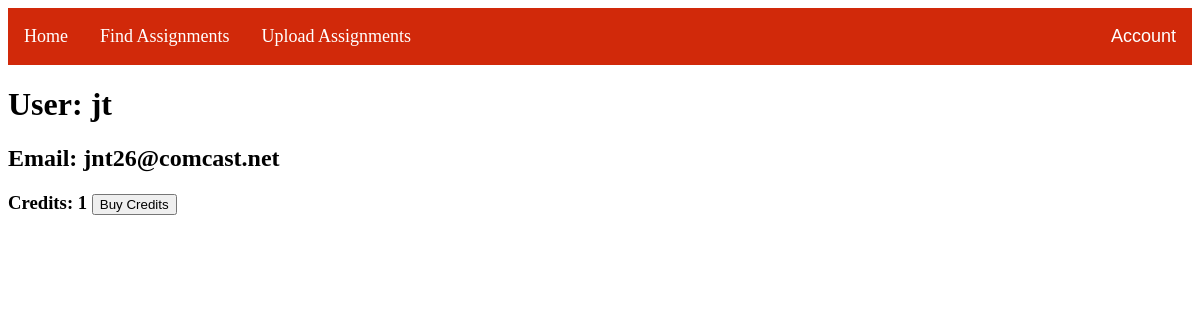
Page /account (signed in) on the committed database.
### app.py (models this page shows)
class User(UserMixin, db.Model):
    id = db.Column(db.Integer, primary_key=True)
    username = db.Column(db.String(20), unique=True, nullable=False)
    password = db.Column(db.String(50), nullable=False)
    email = db.Column(db.String(50), nullable=False)
    credits = db.Column(db.Integer, default=0, nullable=False)
    admin = db.Column(db.Boolean, default=False, nullable=False)

### app.py (the view)
@app.route('/account', methods = ['GET', 'POST'])
@login_required
def account():
    if request.method == 'POST':
        current_user.credits = current_user.credits+1
        db.session.commit()
    if current_user.admin == 1:
        data = [{
            'creds':current_user.credits,
            'email': current_user.email,
            'username': current_user.username,
            'isAdmin': True
        }]
        return render_template('account.html', data = data, admin = 1)
    else:
        data = [{
        'creds': current_user.credits,
        'email' : current_user.email,
        'username' : current_user.username
        }]
        return render_template('account.html', data = data)

### app.py (called while the page is built)
@login_manager.user_loader
def load_user(uid):
    return User.query.get(uid)

### templates/account.html (shortened to what this page needs)
{% extends "base.html" %}
{% block content %}
{% for item in data %}
    <h1 class = "dispname">User: {{ item.username }}  </h1>
    <h2 class = "dispemail">Email: {{ item.email }}  </h2>
    <h3 class = "dispcreds">Credits: {{ item.creds }} <button onclick = "location.href = '/credits'">Buy Credits</button> </h3>
{% endfor %}
{% endblock %}

### rows in the picture
User: username "jt", email "jnt26@comcast.net", creds "1"
